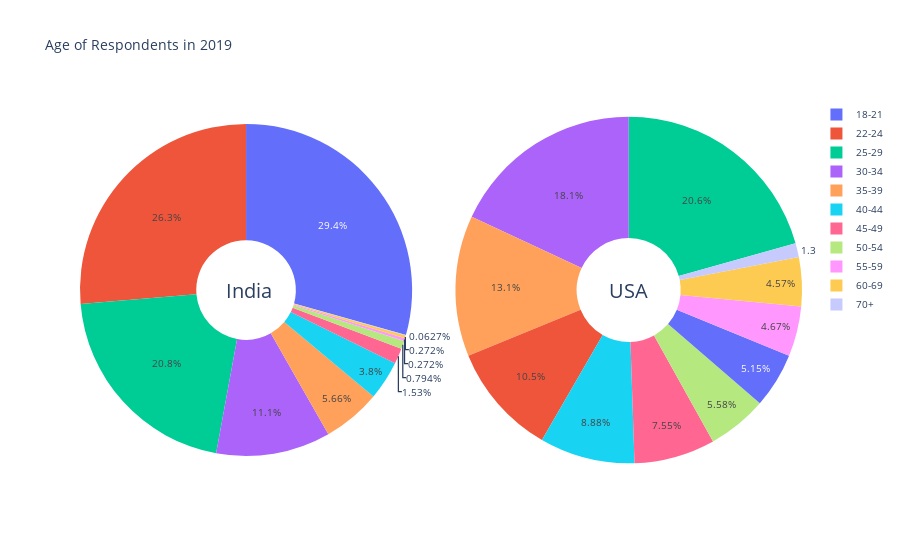

Notebook cell for this chart:
### Markdown cell above
India tops the table followed by USA.In fact these two countries makes almost half the population in this survey, which means we have healthy sample to analyze these two countries.

Let's begin our comparision now.

### 2. Age Distribution

### Code cell
india_Age = pd.DataFrame(df[df['Q3']=='India']['Q1'].value_counts())
usa_Age = pd.DataFrame(df[df['Q3']=='USA']['Q1'].value_counts())


pie_india = go.Pie(labels=india_Age.index,values=india_Age['Q1'],name="India",hole=0.3,domain={'x': [0,0.46]})
pie_USA = go.Pie(labels=usa_Age.index,values=usa_Age['Q1'],name="USA",hole=0.3,domain={'x': [0.52,1]})

layout = dict(title = 'Age of Respondents in 2019', font=dict(size=10), legend=dict(orientation="v"),
              annotations = [dict(x=0.2, y=0.5, text='India', showarrow=False, font=dict(size=20)),
                             dict(x=0.79, y=0.5, text='USA', showarrow=False, font=dict(size=20)) ])

fig = dict(data=[pie_india, pie_USA], layout=layout)
py.iplot(fig)

### Figure 1 — Plotly figure (JSON) as saved in the notebook; plotly's stock layout.template omitted (floating-point values rounded to 4 significant figures)
{"data": [{"domain": {"x": [0, 0.46]}, "hole": 0.3, "labels": ["18-21", "22-24", "25-29", "30-34", "35-39", "40-44", "45-49", "50-54", "55-59", "60-69", "70+"], "name": "India", "type": "pie", "values": [1405, 1261, 994, 533, 271, 182, 73, 38, 13, 13, 3]}, {"domain": {"x": [0.52, 1]}, "hole": 0.3, "labels": ["25-29", "30-34", "35-39", "22-24", "40-44", "45-49", "50-54", "18-21", "55-59", "60-69", "70+"], "name": "USA", "type": "pie", "values": [637, 557, 405, 323, 274, 233, 172, 159, 144, 141, 40]}], "layout": {"annotations": [{"font": {"size": 20}, "showarrow": false, "text": "India", "x": 0.2, "y": 0.5}, {"font": {"size": 20}, "showarrow": false, "text": "USA", "x": 0.79, "y": 0.5}], "font": {"size": 10}, "legend": {"orientation": "v"}, "title": {"text": "Age of Respondents in 2019"}}}
